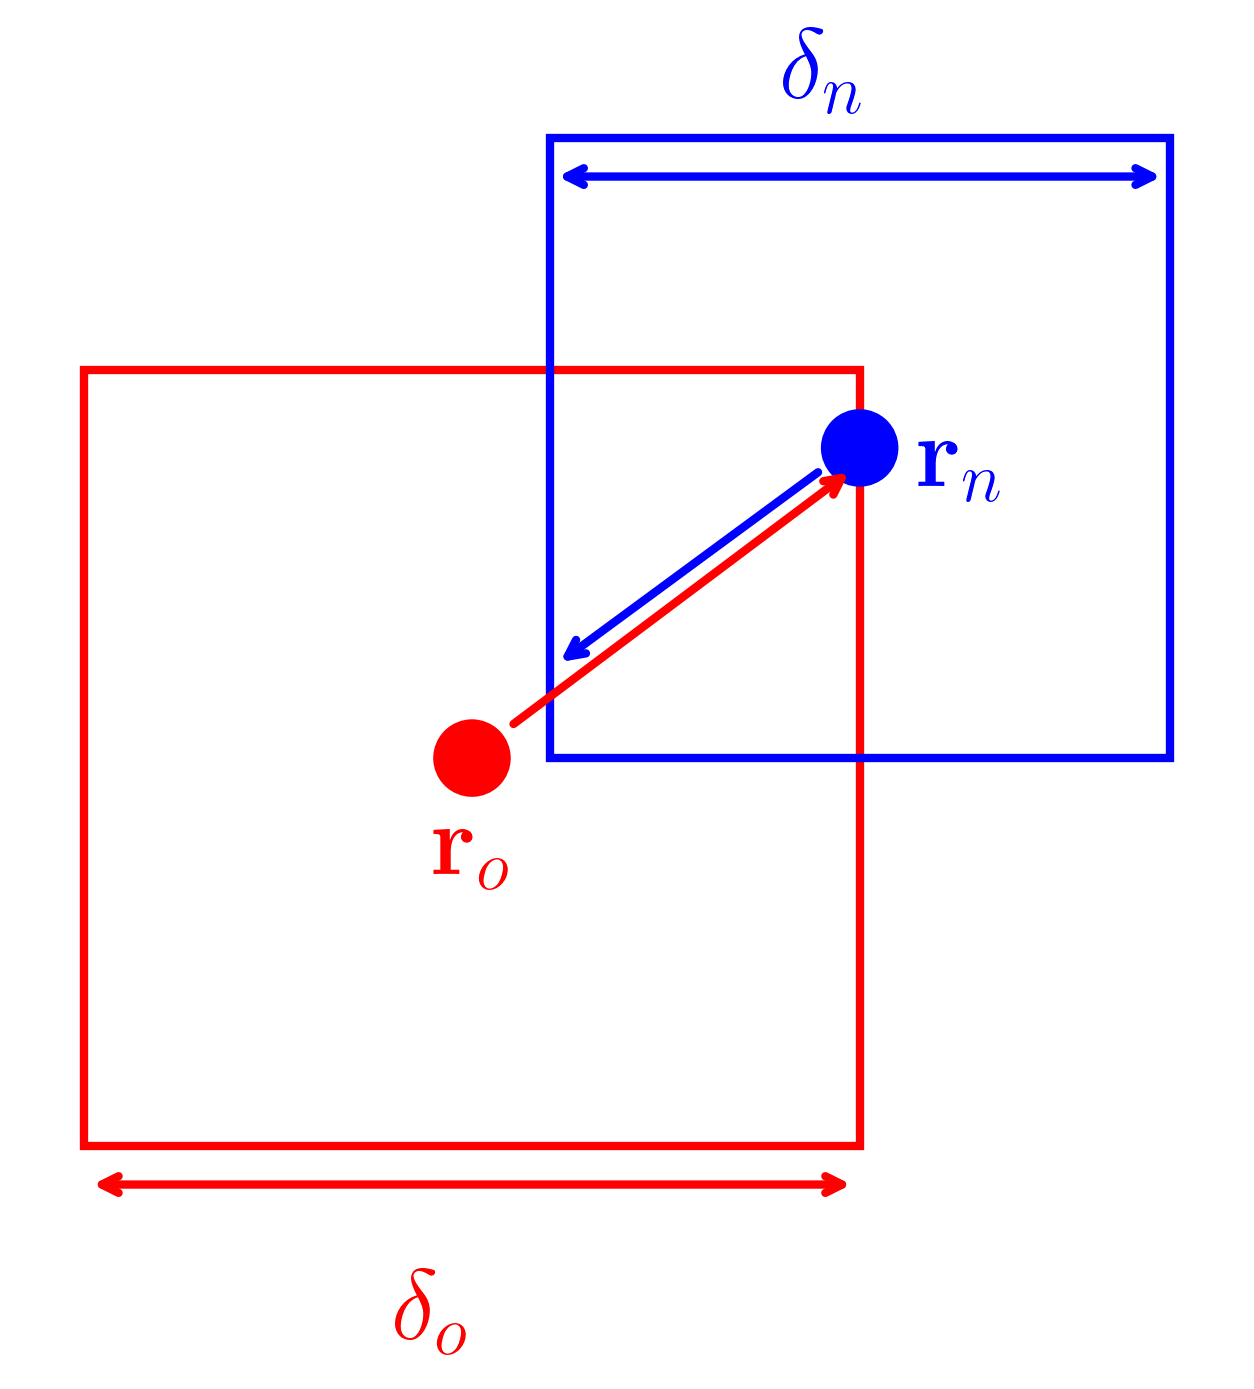

This figure's Python source:
import matplotlib.pyplot as plt
from matplotlib import rc
rc('font',**{'family':'sans-serif','sans-serif':['OpenSans']})
rc('text', usetex=True)

#circles=[
#[-0.5, 1.2], [0.7, 1.2],
#[-1.2, 0], [1.2, 0],
#[-0.5, -1.2], [0.7, -1.2],
#]
#
##plt.axes()
#for circle in circles:
#    plt.gca().add_patch(plt.Circle((circle[0], circle[1]),0.8, fc='lightgrey'))
#for circle in circles:
#    plt.gca().add_patch(plt.Circle((circle[0], circle[1]),0.4, fc='grey'))
#plt.gca().set_facecolor('red')
#plt.figure(facecolor='yellow')

# old circle and box
plt.gca().add_patch(plt.Circle((0, 0),0.05, fc='red'))
plt.text(-0.05, -0.15, r'$\mathbf{r}_o$', fontsize=24, color='red')
dv=0.5
plt.gca().add_patch(plt.Rectangle(xy=(-dv, -dv), width=2*dv, height=2*dv, fc='none', ec='red', lw=2))
#plt.gca().add_patch(plt.Circle((0., 0.),0.5, fc='none', ec='red', linestyle='--'))

# new circle and box
xyo=[0.5, 0.4]
plt.gca().add_patch(plt.Circle((xyo[0], xyo[1]),0.05, fc='blue'))
plt.text(xyo[0]+0.075, xyo[1]-0.05, r'$\mathbf{r}_n$', fontsize=24, color='blue')
plt.gca().add_patch(plt.Rectangle(xy=(-0.4+xyo[0], -0.4+xyo[1]), width=0.8, height=0.8, fc='none', ec='blue', lw=2))

# double arrows
shift=0.02
plt.gca().annotate("", xy=(xyo[0]-0.025+shift, xyo[1]-0.025), xytext=(0.025+shift, 0.025*3/2), arrowprops=dict(arrowstyle="->", lw=2, color='red'))
shift=-0.02
#plt.gca().annotate("", xy=(xyo[0]-0.025+shift, xyo[1]-0.025), xytext=(0.025+shift, 0.025*3/2), arrowprops=dict(arrowstyle="<-", lw=2, color='blue'))
plt.gca().annotate("", xy=(xyo[0]-0.025+shift, xyo[1]-0.025), xytext=(0.025+shift+0.1, (0.025)*3/2+0.1*4/5), arrowprops=dict(arrowstyle="<-", lw=2, color='blue'))
#plt.gca().annotate("", xy=(xyo[0]-0.025+shift, xyo[1]-0.025), xytext=(0.025+shift, 0.025*3/2), arrowprops=dict(arrowstyle="<-", lw=2, color='blue'))

# delta
plt.gca().annotate("", xy=(-0.5, -0.55), xytext=(0.5, -0.55), arrowprops=dict(arrowstyle="<->", lw=2, color='red'))
plt.text(-0.1, -0.75, r'$\delta_o$', fontsize=24, color='red')
plt.gca().annotate("", xy=(0.1, 0.75), xytext=(0.9, 0.75), arrowprops=dict(arrowstyle="<->", lw=2, color='blue'))
plt.text(0.4, 0.85, r'$\delta_n$', fontsize=24, color='blue')

plt.axis('scaled')
plt.axis('off')
#plt.xlim([-0.5, 1.])
#plt.ylim([-0.85, 1.])
plt.savefig('lhs_nvt.png', bbox_inches='tight', transparent=True, dpi=300)
